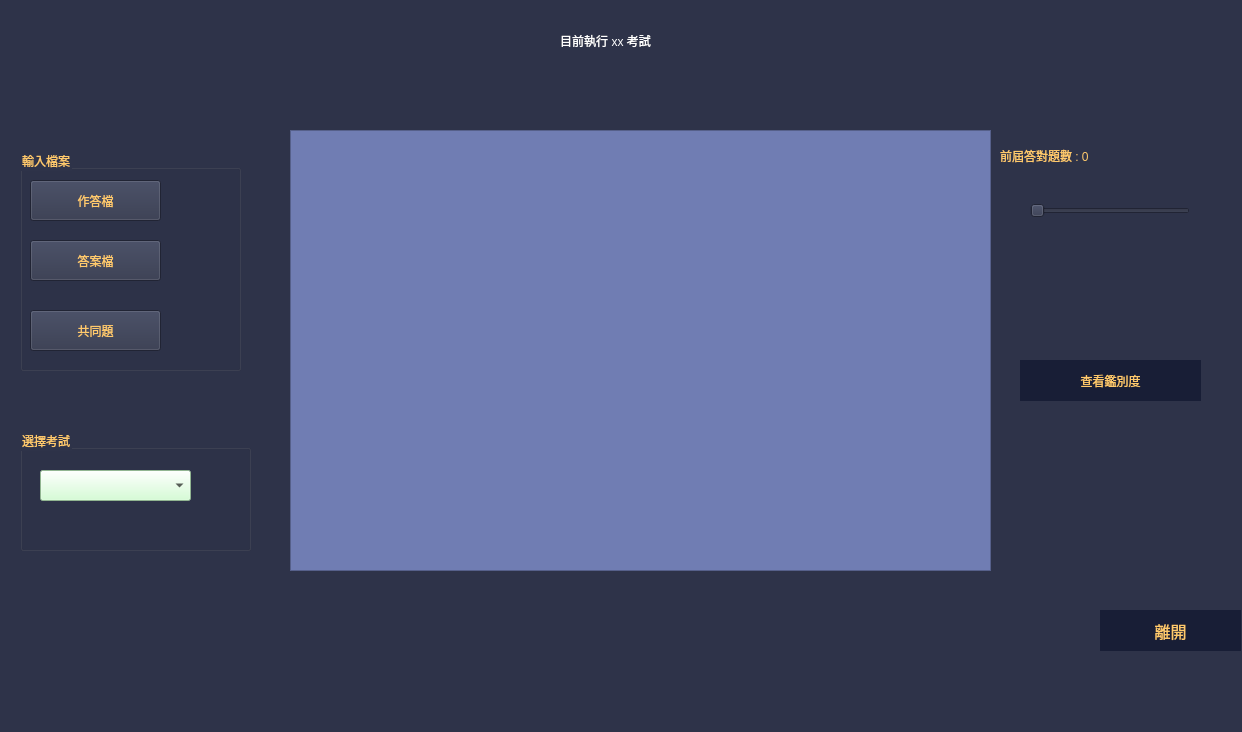
<?xml version="1.0" encoding="UTF-8"?>
<ui version="4.0">
 <class>MainWindow</class>
 <widget class="QMainWindow" name="MainWindow">
  <property name="geometry">
   <rect>
    <x>0</x>
    <y>0</y>
    <width>1242</width>
    <height>732</height>
   </rect>
  </property>
  <property name="windowTitle">
   <string>MainWindow</string>
  </property>
  <property name="styleSheet">
   <string notr="true">background-color: #2e3349;</string>
  </property>
  <widget class="QWidget" name="centralwidget">
   <widget class="QGroupBox" name="groupBox">
    <property name="geometry">
     <rect>
      <x>20</x>
      <y>430</y>
      <width>231</width>
      <height>121</height>
     </rect>
    </property>
    <property name="styleSheet">
     <string notr="true">color: #FFCA6C;
font: 15pt &quot;Baskerville Old Face&quot;;
</string>
    </property>
    <property name="title">
     <string>選擇考試</string>
    </property>
    <widget class="QComboBox" name="test">
     <property name="geometry">
      <rect>
       <x>20</x>
       <y>40</y>
       <width>151</width>
       <height>31</height>
      </rect>
     </property>
     <property name="styleSheet">
      <string notr="true">background-color: #CBFECB;
color: black;</string>
     </property>
    </widget>
   </widget>
   <widget class="QLabel" name="title">
    <property name="geometry">
     <rect>
      <x>290</x>
      <y>20</y>
      <width>631</width>
      <height>41</height>
     </rect>
    </property>
    <property name="styleSheet">
     <string notr="true">color: rgb(255, 255, 255)</string>
    </property>
    <property name="text">
     <string>目前執行 xx 考試</string>
    </property>
    <property name="alignment">
     <set>Qt::AlignCenter</set>
    </property>
   </widget>
   <widget class="PlotWidget" name="graph">
    <property name="geometry">
     <rect>
      <x>290</x>
      <y>130</y>
      <width>701</width>
      <height>441</height>
     </rect>
    </property>
    <property name="styleSheet">
     <string notr="true">background: #707DB3;</string>
    </property>
   </widget>
   <widget class="QPushButton" name="exit">
    <property name="geometry">
     <rect>
      <x>1100</x>
      <y>610</y>
      <width>141</width>
      <height>41</height>
     </rect>
    </property>
    <property name="font">
     <font>
      <family>Algerian</family>
      <pointsize>12</pointsize>
     </font>
    </property>
    <property name="styleSheet">
     <string notr="true">color: #FFCA6C;
border-color: rgb(255, 255, 255);
background-color: #181e36;
border: 0px solid white</string>
    </property>
    <property name="text">
     <string>離開</string>
    </property>
   </widget>
   <widget class="QSlider" name="correct">
    <property name="geometry">
     <rect>
      <x>1030</x>
      <y>200</y>
      <width>160</width>
      <height>22</height>
     </rect>
    </property>
    <property name="maximum">
     <number>110</number>
    </property>
    <property name="orientation">
     <enum>Qt::Horizontal</enum>
    </property>
   </widget>
   <widget class="QLabel" name="cor_label">
    <property name="geometry">
     <rect>
      <x>1000</x>
      <y>140</y>
      <width>221</width>
      <height>31</height>
     </rect>
    </property>
    <property name="styleSheet">
     <string notr="true">color: #FFCA6C;
font: 15pt &quot;Baskerville Old Face&quot;;
</string>
    </property>
    <property name="text">
     <string>前屆答對題數 : 0</string>
    </property>
   </widget>
   <widget class="QGroupBox" name="groupBox_2">
    <property name="geometry">
     <rect>
      <x>20</x>
      <y>150</y>
      <width>221</width>
      <height>221</height>
     </rect>
    </property>
    <property name="styleSheet">
     <string notr="true">color: #FFCA6C;
font: 15pt &quot;Baskerville Old Face&quot;;
</string>
    </property>
    <property name="title">
     <string>輸入檔案</string>
    </property>
    <widget class="QPushButton" name="common">
     <property name="geometry">
      <rect>
       <x>10</x>
       <y>160</y>
       <width>131</width>
       <height>41</height>
      </rect>
     </property>
     <property name="text">
      <string>共同題</string>
     </property>
    </widget>
    <widget class="QPushButton" name="original">
     <property name="geometry">
      <rect>
       <x>10</x>
       <y>30</y>
       <width>131</width>
       <height>41</height>
      </rect>
     </property>
     <property name="text">
      <string>作答檔</string>
     </property>
    </widget>
    <widget class="QPushButton" name="answer">
     <property name="geometry">
      <rect>
       <x>10</x>
       <y>90</y>
       <width>131</width>
       <height>41</height>
      </rect>
     </property>
     <property name="text">
      <string>答案檔</string>
     </property>
    </widget>
   </widget>
   <widget class="QLabel" name="now">
    <property name="geometry">
     <rect>
      <x>330</x>
      <y>610</y>
      <width>651</width>
      <height>41</height>
     </rect>
    </property>
    <property name="text">
     <string/>
    </property>
   </widget>
   <widget class="QPushButton" name="dis">
    <property name="geometry">
     <rect>
      <x>1020</x>
      <y>360</y>
      <width>181</width>
      <height>41</height>
     </rect>
    </property>
    <property name="styleSheet">
     <string notr="true">color: #FFCA6C;
border-color: rgb(255, 255, 255);
background-color: #181e36;
border: 0px solid white</string>
    </property>
    <property name="text">
     <string>查看鑑別度</string>
    </property>
   </widget>
  </widget>
  <widget class="QMenuBar" name="menubar">
   <property name="geometry">
    <rect>
     <x>0</x>
     <y>0</y>
     <width>1242</width>
     <height>25</height>
    </rect>
   </property>
  </widget>
  <widget class="QStatusBar" name="statusbar"/>
 </widget>
 <customwidgets>
  <customwidget>
   <class>PlotWidget</class>
   <extends>QGraphicsView</extends>
   <header>pyqtgraph</header>
   <container>1</container>
  </customwidget>
 </customwidgets>
 <resources/>
 <connections/>
</ui>
